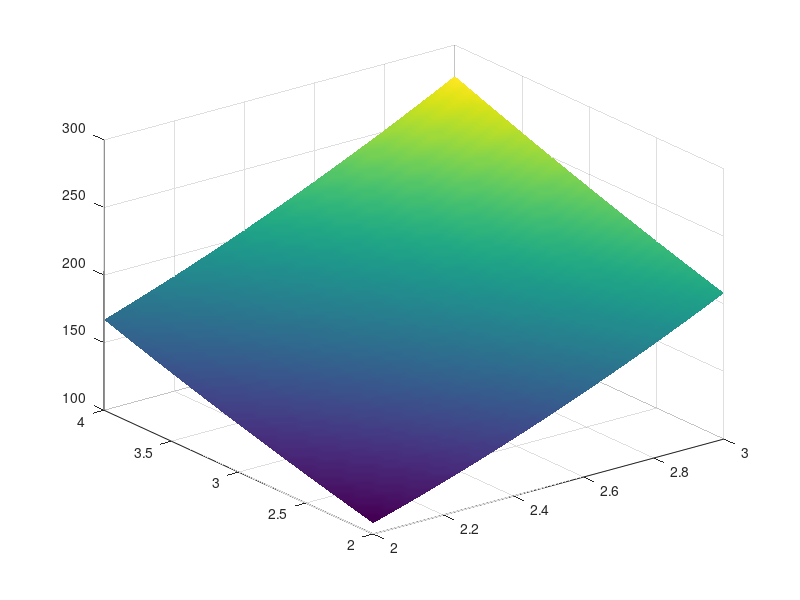

This chart was generated by the following MATLAB code:


%Script for visualizing patches for HW 4, Problem 2

clear all; clc; 

intervals = 50;

u_min = 2; u_max = 4; 

v_min = 2, v_max = 3; 


v = linspace(u_min, u_max, intervals); 
u = linspace(v_min, v_max, intervals); 

surf_pnts = zeros(intervals, intervals);

for i = 1:intervals
    for j = 1:intervals 
        surf_pnts(i,j) = 9*u(i)^2 + 5*u(i)*v(j) + 6*v(j)^2 + 4*u(i) + 4*v(j) + 12;
    end
end


surf(u,v,surf_pnts); shading interp;

